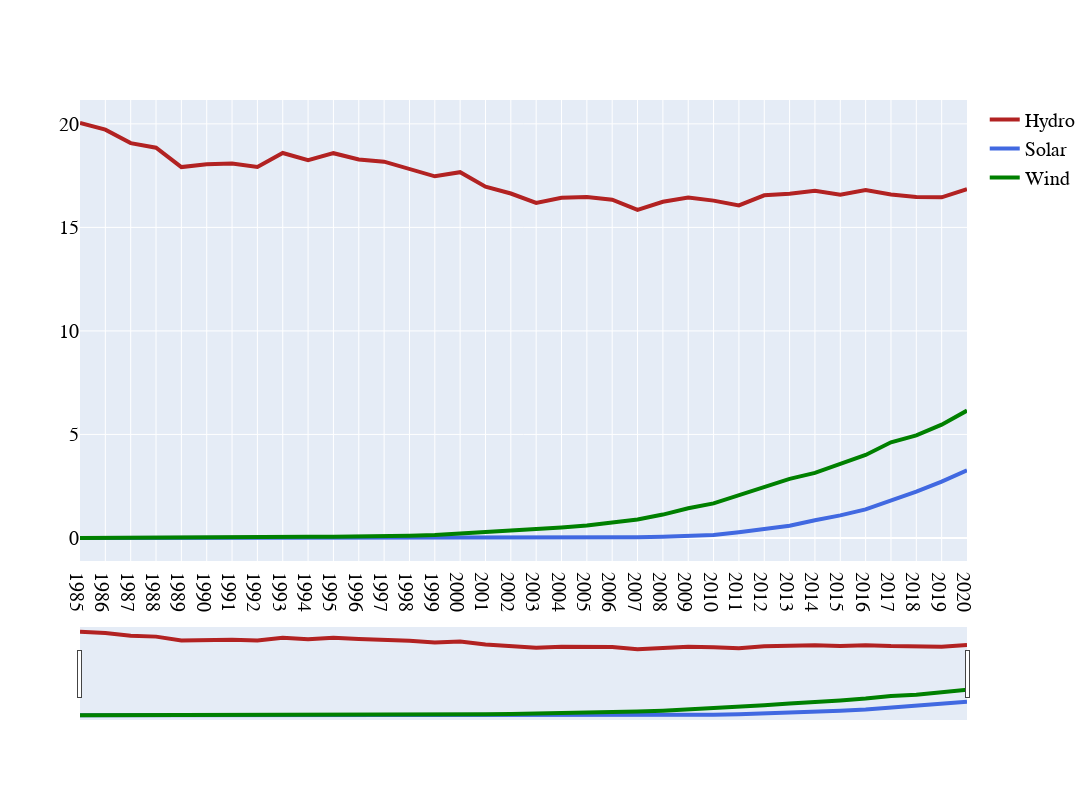

This figure's notebook cell:
### Code cell
layout = go.Layout(
    autosize=False,
    width=plot_width,
    height=plot_height
    )
fig = go.Figure(layout=layout)
fig.add_trace(go.Scatter(x=world_share.Year, y=world_share.Hydro,
                         mode='lines',
                         name='Hydro',
                         line=dict(color='firebrick', width=4)))
fig.add_trace(go.Scatter(x=world_share.Year, y=world_share.Solar,
                         mode='lines',
                         name='Solar',
                         line=dict(color='royalblue', width=4)))
fig.add_trace(go.Scatter(x=world_share.Year, y=world_share.Wind,
                         mode='lines', name='Wind',
                        line=dict(color='green', width=4)))
fig.update_xaxes(
    dtick="M1",rangeslider_visible=True)
fig.update_layout(
    font=plot_font_dict)
fig.show()

### Figure 1 — Plotly figure (JSON) as saved in the notebook; plotly's stock layout.template omitted (floating-point values rounded to 4 significant figures)
{"data": [{"line": {"color": "firebrick", "width": 4}, "mode": "lines", "name": "Hydro", "x": [1985, 1986, 1987, 1988, 1989, 1990, 1991, 1992, 1993, 1994, 1995, 1996, 1997, 1998, 1999, 2000, 2001, 2002, 2003, 2004, 2005, 2006, 2007, 2008, 2009, 2010, 2011, 2012, 2013, 2014, 2015, 2016, 2017, 2018, 2019, 2020], "y": [20.04, 19.72, 19.07, 18.85, 17.91, 18.05, 18.08, 17.92, 18.59, 18.25, 18.58, 18.28, 18.17, 17.84, 17.47, 17.67, 16.97, 16.64, 16.18, 16.43, 16.47, 16.34, 15.85, 16.24, 16.44, 16.29, 16.06, 16.55, 16.63, 16.77, 16.58, 16.8, 16.59, 16.47, 16.45, 16.85], "type": "scatter"}, {"line": {"color": "royalblue", "width": 4}, "mode": "lines", "name": "Solar", "x": [1985, 1986, 1987, 1988, 1989, 1990, 1991, 1992, 1993, 1994, 1995, 1996, 1997, 1998, 1999, 2000, 2001, 2002, 2003, 2004, 2005, 2006, 2007, 2008, 2009, 2010, 2011, 2012, 2013, 2014, 2015, 2016, 2017, 2018, 2019, 2020], "y": [0.0001189, 0.0001492, 9.943e-05, 9.158e-05, 0.00225, 0.003247, 0.004135, 0.0038, 0.004421, 0.004645, 0.004791, 0.005114, 0.005358, 0.005735, 0.006142, 0.007233, 0.008916, 0.01103, 0.01303, 0.01643, 0.02195, 0.02833, 0.03659, 0.0588, 0.1002, 0.1469, 0.2791, 0.4362, 0.5869, 0.8583, 1.092, 1.377, 1.804, 2.241, 2.718, 3.266], "type": "scatter"}, {"line": {"color": "green", "width": 4}, "mode": "lines", "name": "Wind", "x": [1985, 1986, 1987, 1988, 1989, 1990, 1991, 1992, 1993, 1994, 1995, 1996, 1997, 1998, 1999, 2000, 2001, 2002, 2003, 2004, 2005, 2006, 2007, 2008, 2009, 2010, 2011, 2012, 2013, 2014, 2015, 2016, 2017, 2018, 2019, 2020], "y": [0.0006501, 0.001365, 0.001832, 0.002978, 0.02274, 0.03038, 0.03345, 0.03839, 0.04525, 0.05515, 0.06177, 0.06675, 0.08511, 0.1098, 0.1422, 0.213, 0.2555, 0.3388, 0.4018, 0.5026, 0.5979, 0.7261, 0.8951, 1.129, 1.433, 1.667, 2.049, 2.422, 2.854, 3.14, 3.554, 4.008, 4.62, 4.953, 5.471, 6.152], "type": "scatter"}], "layout": {"autosize": false, "height": 800, "width": 1500, "xaxis": {"rangeslider": {"visible": true}, "dtick": "M1"}, "font": {"family": "Arial", "size": 20, "color": "#000000"}}}
